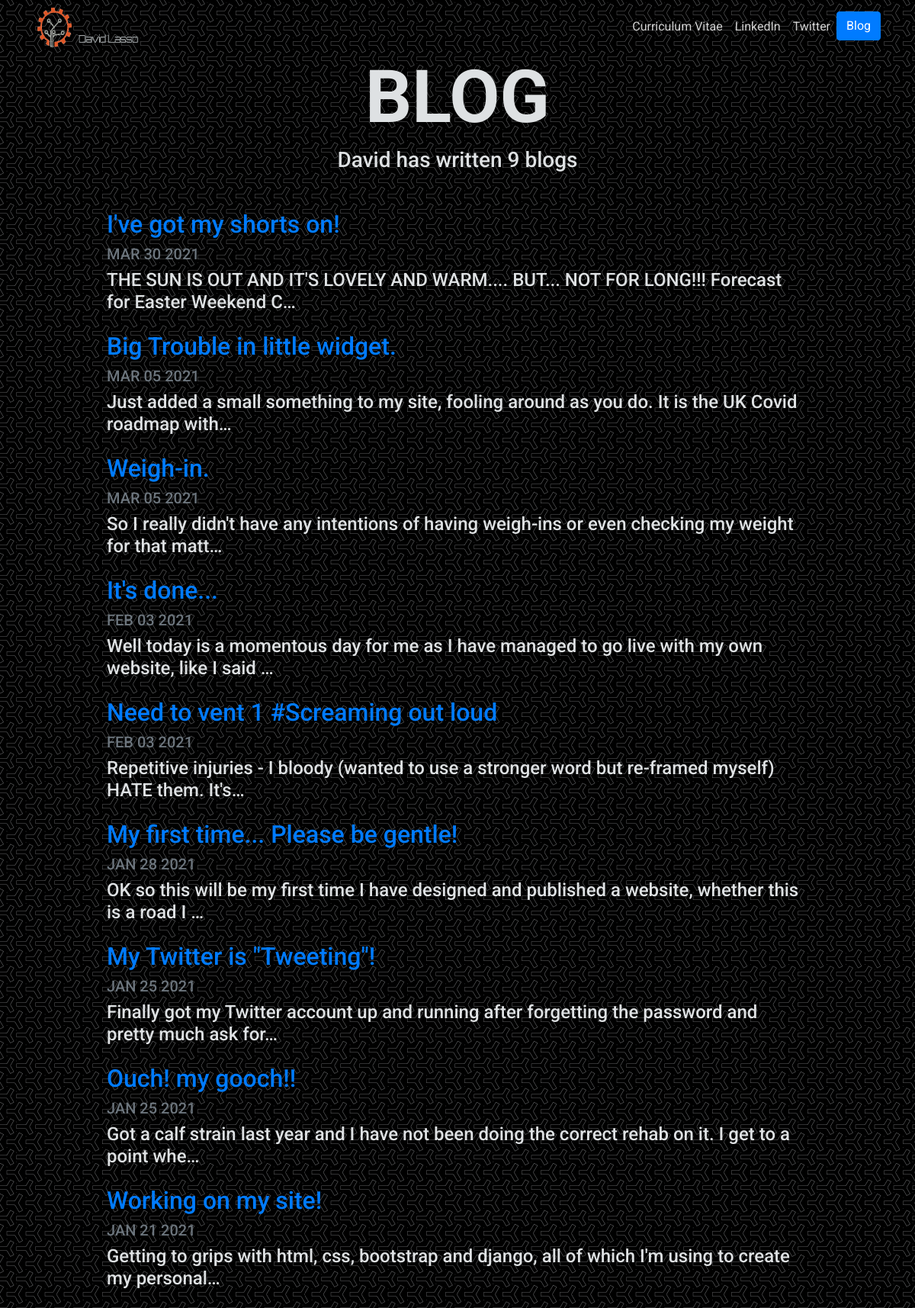
The page /blog/ on the database as committed earlier.
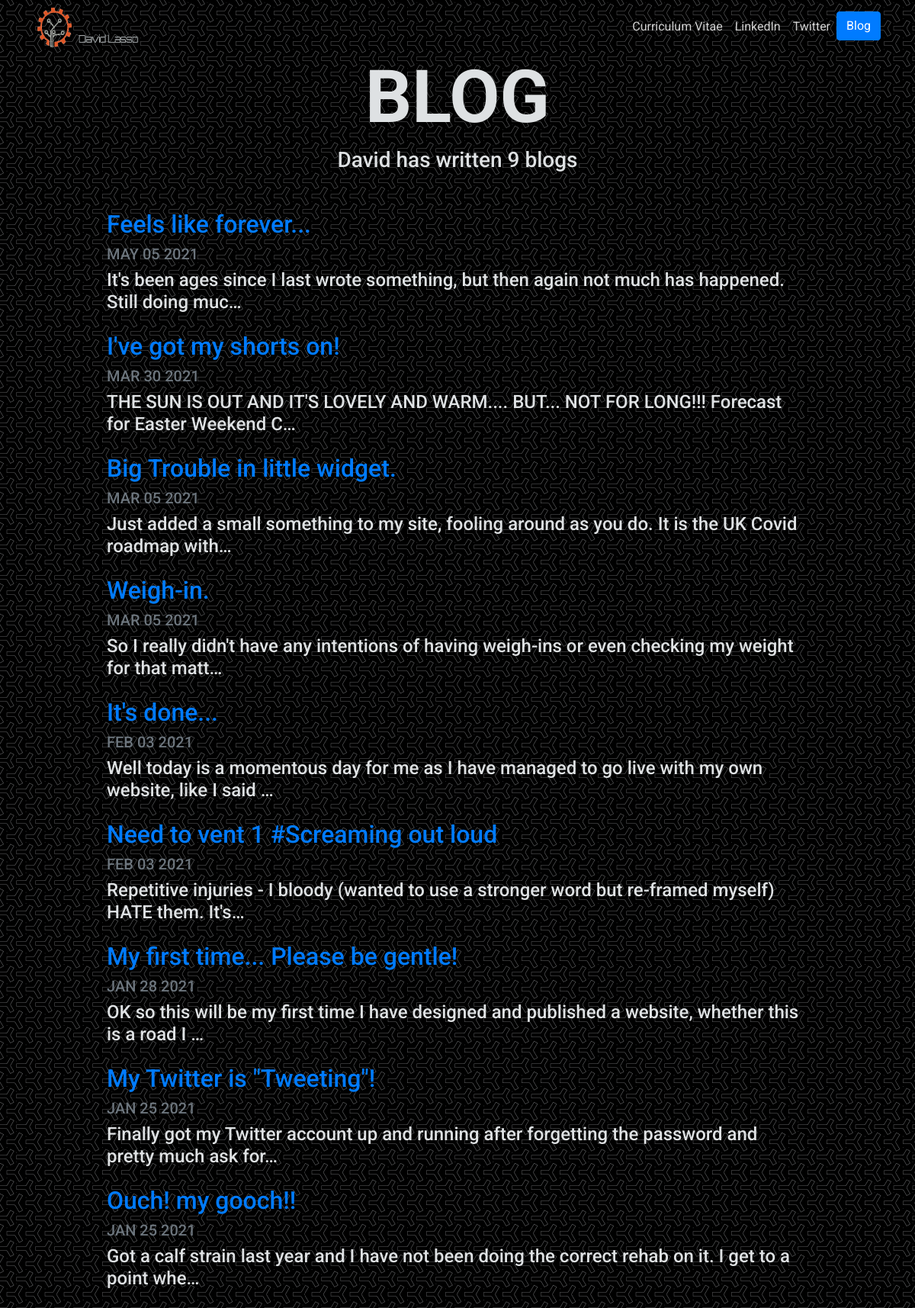
The same page on the database as committed later.
### blog/models.py (models this page shows, shortened)
class Blog(models.Model):
	title = models.CharField(max_length=200)
	description = models.TextField()
	date = models.DateField()

### blog/views.py (the view)
# urls.py: path('', views.all_blogs, name='all_blogs'),
def all_blogs(request):
	blogs = Blog.objects.order_by('-date')[:9]
	return render(request, 'blog/all_blogs.html', {'blogs':blogs})

### blog/templates/blog/all_blogs.html
{% extends 'wsite/base.html' %}
{% load static %}
{% block content %}
<h1 id="blogtitle" class="font-weight-bold text-center">BLOG</h1>
<h3 class="text-center mb-5">David has written {{ blogs.count }} blog{{ blogs.count|pluralize }}</h3>
{% for blog in blogs %}
<div class="row justify-content-center my-3">
  <div class="col-md-10">
    <a href="{% url 'blog:detail' blog.id %}">
      <h2>{{ blog.title }}</h2>
    </a>
    <h5 class="text-muted">{{ blog.date|date:'M d Y'|upper }}</h5>
    <h4>{{ blog.description|striptags|truncatechars:100 }}</h4>
  </div>
</div>
{% endfor %}
{% endblock %}

### wsite/templates/wsite/base.html (shortened to what this page needs)
{% load static %}
<!doctype html>
<html lang="en">
<head>
  <link rel="stylesheet" href="https://stackpath.bootstrapcdn.com/bootstrap/4.4.1/css/bootstrap.min.css">
  <link rel="stylesheet" href="{% static "wsite/custom.css" %}">
  <link rel="stylesheet" href="{% static "wsite/c19roadmap.css" %}">
  <link rel="stylesheet" href="{% static "wsite/nct.css" %}">
</head>
  <body>
      <nav id="topNav" class="navbar navbar-expand-md navbar-dark">
    <div class="container">
      <a class="navbar-brand" href="{% url 'home' %}">
        <img src="{% static "wsite/dl1Logo.png" %}" width="140" height="60" class="d-inline-block align-top" alt="David's Logo">
      </a>
      <div class="collapse navbar-collapse text-center" id="navbarNav">
        <ul class="navbar-nav ml-auto">
          <li class="nav-item">
            <a class="nav-link" href="{% static "wsite/DL_CV_WEB.pdf" %}" target="blank">Curriculum Vitae</a>
          </li>
          <li class="nav-item">
            <a class="nav-link" href="https://www.linkedin.com/in/davidlasso/" target="_blank">LinkedIn</a>
          </li>
          <li class="nav-item">
            <a class="nav-link" href="https://twitter.com/dl5005" target="_blank">Twitter</a>
          </li>
          <li>
            <a role="button" href="{% url 'blog:all_blogs' %}" class="btn btn-primary">Blog</a>
          </li>
        </ul>
      </div>
    </div>
  </nav>
  <div class="container">
    {% block content %}{% endblock %}
  </div>
  </body>
</html>

### wsite/static/wsite/custom.css (style rules this page uses)
.navbar { margin: 0 !important; padding: 0px !important }
.navbar-nav .nav-link { color: rgba(211,211,211) !important; }
body { font-family: 'Roboto', sans-serif; color: rgba(222,225,227,3); background-image: url("y-so-serious.png"); }
#blogtitle { font-size: 6rem; }

Rows that differ between the two databases and show on the page:
no longer on this page (row unchanged): Blog: title "Working on my site!", date "JAN 21 2021", description "Getting to grips with html, css, bootstrap and django, all of which I'm using to create my personal…"
added Blog: title "Feels like forever...", date "MAY 05 2021", description "It's been ages since I last wrote something, but then again not much has happened. Still doing muc…"
